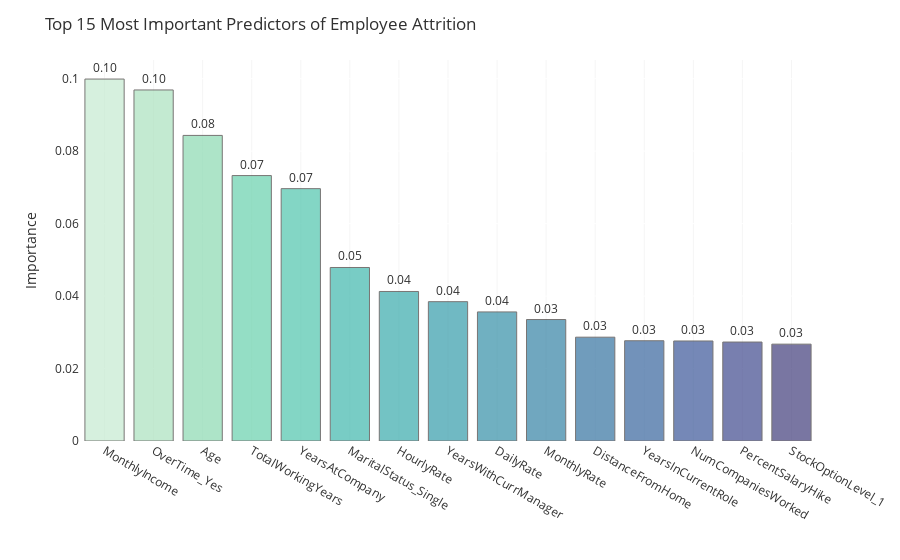

Notebook cell for this chart:
### Markdown cell above
Using cross-validation to tune the parameters, the random forest model with the best Area Under the Curve grows to a maximum depth of no more than 7 splits in each tree. The subset of features considered when looking for the best split is the squareroot of the total number of features. In addition, at least 5 samples are required to split an internal node with a minimum of 4 samples in each leaf node.

### Code cell
col=sns.color_palette("mako", 20).as_hex()[::-1]
feat=pd.DataFrame({"Importance": rf_cv.best_estimator_.feature_importances_}, index=X_train.columns
                 ).sort_values(by="Importance")
plot_df=feat.nlargest(15, columns='Importance').sort_values(by="Importance", ascending=False)
fig = px.bar(plot_df, x=plot_df.index, y='Importance', text='Importance', 
             color=plot_df.index, opacity=0.7, color_discrete_sequence=col)
fig.update_traces(texttemplate='%{text:.2f}', textposition='outside',
                  marker_line=dict(width=1, color='#3F3B3A'), 
                  hovertemplate='%{x}<br>Importance = %{y:.2f}')
fig.update_layout(title_text='Top 15 Most Important Predictors of Employee Attrition', 
                  coloraxis_showscale=False, showlegend=False,font_color="#303030", height = 500,
                  paper_bgcolor='white', plot_bgcolor='white', yaxis_title="Importance", 
                  xaxis = dict(title="", showgrid=True, gridcolor="#f5f5f5"))
fig.show()

### Figure 1 — Plotly figure (JSON) as saved in the notebook; plotly's stock layout.template omitted (floating-point values rounded to 4 significant figures)
{"data": [{"alignmentgroup": "True", "hovertemplate": "%{x}<br>Importance = %{y:.2f}", "legendgroup": "MonthlyIncome", "marker": {"color": "#c6ebd1", "line": {"color": "#3F3B3A", "width": 1}, "opacity": 0.7, "pattern": {"shape": ""}}, "name": "MonthlyIncome", "offsetgroup": "MonthlyIncome", "orientation": "v", "showlegend": true, "text": [0.09989], "textposition": "outside", "texttemplate": "%{text:.2f}", "type": "bar", "x": ["MonthlyIncome"], "xaxis": "x", "y": [0.09989], "yaxis": "y"}, {"alignmentgroup": "True", "hovertemplate": "%{x}<br>Importance = %{y:.2f}", "legendgroup": "OverTime_Yes", "marker": {"color": "#abe2be", "line": {"color": "#3F3B3A", "width": 1}, "opacity": 0.7, "pattern": {"shape": ""}}, "name": "OverTime_Yes", "offsetgroup": "OverTime_Yes", "orientation": "v", "showlegend": true, "text": [0.09688], "textposition": "outside", "texttemplate": "%{text:.2f}", "type": "bar", "x": ["OverTime_Yes"], "xaxis": "x", "y": [0.09688], "yaxis": "y"}, {"alignmentgroup": "True", "hovertemplate": "%{x}<br>Importance = %{y:.2f}", "legendgroup": "Age", "marker": {"color": "#8bdab2", "line": {"color": "#3F3B3A", "width": 1}, "opacity": 0.7, "pattern": {"shape": ""}}, "name": "Age", "offsetgroup": "Age", "orientation": "v", "showlegend": true, "text": [0.08434], "textposition": "outside", "texttemplate": "%{text:.2f}", "type": "bar", "x": ["Age"], "xaxis": "x", "y": [0.08434], "yaxis": "y"}, {"alignmentgroup": "True", "hovertemplate": "%{x}<br>Importance = %{y:.2f}", "legendgroup": "TotalWorkingYears", "marker": {"color": "#68d1ad", "line": {"color": "#3F3B3A", "width": 1}, "opacity": 0.7, "pattern": {"shape": ""}}, "name": "TotalWorkingYears", "offsetgroup": "TotalWorkingYears", "orientation": "v", "showlegend": true, "text": [0.07325], "textposition": "outside", "texttemplate": "%{text:.2f}", "type": "bar", "x": ["TotalWorkingYears"], "xaxis": "x", "y": [0.07325], "yaxis": "y"}, {"alignmentgroup": "True", "hovertemplate": "%{x}<br>Importance = %{y:.2f}", "legendgroup": "YearsAtCompany", "marker": {"color": "#4fc5ad", "line": {"color": "#3F3B3A", "width": 1}, "opacity": 0.7, "pattern": {"shape": ""}}, "name": "YearsAtCompany", "offsetgroup": "YearsAtCompany", "orientation": "v", "showlegend": true, "text": [0.06965], "textposition": "outside", "texttemplate": "%{text:.2f}", "type": "bar", "x": ["YearsAtCompany"], "xaxis": "x", "y": [0.06965], "yaxis": "y"}, {"alignmentgroup": "True", "hovertemplate": "%{x}<br>Importance = %{y:.2f}", "legendgroup": "MaritalStatus_Single", "marker": {"color": "#40b7ad", "line": {"color": "#3F3B3A", "width": 1}, "opacity": 0.7, "pattern": {"shape": ""}}, "name": "MaritalStatus_Single", "offsetgroup": "MaritalStatus_Single", "orientation": "v", "showlegend": true, "text": [0.04789], "textposition": "outside", "texttemplate": "%{text:.2f}", "type": "bar", "x": ["MaritalStatus_Single"], "xaxis": "x", "y": [0.04789], "yaxis": "y"}, {"alignmentgroup": "True", "hovertemplate": "%{x}<br>Importance = %{y:.2f}", "legendgroup": "HourlyRate", "marker": {"color": "#38aaac", "line": {"color": "#3F3B3A", "width": 1}, "opacity": 0.7, "pattern": {"shape": ""}}, "name": "HourlyRate", "offsetgroup": "HourlyRate", "orientation": "v", "showlegend": true, "text": [0.04127], "textposition": "outside", "texttemplate": "%{text:.2f}", "type": "bar", "x": ["HourlyRate"], "xaxis": "x", "y": [0.04127], "yaxis": "y"}, {"alignmentgroup": "True", "hovertemplate": "%{x}<br>Importance = %{y:.2f}", "legendgroup": "YearsWithCurrManager", "marker": {"color": "#359caa", "line": {"color": "#3F3B3A", "width": 1}, "opacity": 0.7, "pattern": {"shape": ""}}, "name": "YearsWithCurrManager", "offsetgroup": "YearsWithCurrManager", "orientation": "v", "showlegend": true, "text": [0.03846], "textposition": "outside", "texttemplate": "%{text:.2f}", "type": "bar", "x": ["YearsWithCurrManager"], "xaxis": "x", "y": [0.03846], "yaxis": "y"}, {"alignmentgroup": "True", "hovertemplate": "%{x}<br>Importance = %{y:.2f}", "legendgroup": "DailyRate", "marker": {"color": "#348fa7", "line": {"color": "#3F3B3A", "width": 1}, "opacity": 0.7, "pattern": {"shape": ""}}, "name": "DailyRate", "offsetgroup": "DailyRate", "orientation": "v", "showlegend": true, "text": [0.03563], "textposition": "outside", "texttemplate": "%{text:.2f}", "type": "bar", "x": ["DailyRate"], "xaxis": "x", "y": [0.03563], "yaxis": "y"}, {"alignmentgroup": "True", "hovertemplate": "%{x}<br>Importance = %{y:.2f}", "legendgroup": "MonthlyRate", "marker": {"color": "#3482a4", "line": {"color": "#3F3B3A", "width": 1}, "opacity": 0.7, "pattern": {"shape": ""}}, "name": "MonthlyRate", "offsetgroup": "MonthlyRate", "orientation": "v", "showlegend": true, "text": [0.03353], "textposition": "outside", "texttemplate": "%{text:.2f}", "type": "bar", "x": ["MonthlyRate"], "xaxis": "x", "y": [0.03353], "yaxis": "y"}, {"alignmentgroup": "True", "hovertemplate": "%{x}<br>Importance = %{y:.2f}", "legendgroup": "DistanceFromHome", "marker": {"color": "#3573a1", "line": {"color": "#3F3B3A", "width": 1}, "opacity": 0.7, "pattern": {"shape": ""}}, "name": "DistanceFromHome", "offsetgroup": "DistanceFromHome", "orientation": "v", "showlegend": true, "text": [0.02865], "textposition": "outside", "texttemplate": "%{text:.2f}", "type": "bar", "x": ["DistanceFromHome"], "xaxis": "x", "y": [0.02865], "yaxis": "y"}, {"alignmentgroup": "True", "hovertemplate": "%{x}<br>Importance = %{y:.2f}", "legendgroup": "YearsInCurrentRole", "marker": {"color": "#37659e", "line": {"color": "#3F3B3A", "width": 1}, "opacity": 0.7, "pattern": {"shape": ""}}, "name": "YearsInCurrentRole", "offsetgroup": "YearsInCurrentRole", "orientation": "v", "showlegend": true, "text": [0.02767], "textposition": "outside", "texttemplate": "%{text:.2f}", "type": "bar", "x": ["YearsInCurrentRole"], "xaxis": "x", "y": [0.02767], "yaxis": "y"}, {"alignmentgroup": "True", "hovertemplate": "%{x}<br>Importance = %{y:.2f}", "legendgroup": "NumCompaniesWorked", "marker": {"color": "#3b5799", "line": {"color": "#3F3B3A", "width": 1}, "opacity": 0.7, "pattern": {"shape": ""}}, "name": "NumCompaniesWorked", "offsetgroup": "NumCompaniesWorked", "orientation": "v", "showlegend": true, "text": [0.0276], "textposition": "outside", "texttemplate": "%{text:.2f}", "type": "bar", "x": ["NumCompaniesWorked"], "xaxis": "x", "y": [0.0276], "yaxis": "y"}, {"alignmentgroup": "True", "hovertemplate": "%{x}<br>Importance = %{y:.2f}", "legendgroup": "PercentSalaryHike", "marker": {"color": "#40498e", "line": {"color": "#3F3B3A", "width": 1}, "opacity": 0.7, "pattern": {"shape": ""}}, "name": "PercentSalaryHike", "offsetgroup": "PercentSalaryHike", "orientation": "v", "showlegend": true, "text": [0.02731], "textposition": "outside", "texttemplate": "%{text:.2f}", "type": "bar", "x": ["PercentSalaryHike"], "xaxis": "x", "y": [0.02731], "yaxis": "y"}, {"alignmentgroup": "True", "hovertemplate": "%{x}<br>Importance = %{y:.2f}", "legendgroup": "StockOptionLevel_1", "marker": {"color": "#413d7b", "line": {"color": "#3F3B3A", "width": 1}, "opacity": 0.7, "pattern": {"shape": ""}}, "name": "StockOptionLevel_1", "offsetgroup": "StockOptionLevel_1", "orientation": "v", "showlegend": true, "text": [0.02673], "textposition": "outside", "texttemplate": "%{text:.2f}", "type": "bar", "x": ["StockOptionLevel_1"], "xaxis": "x", "y": [0.02673], "yaxis": "y"}], "layout": {"autosize": true, "barmode": "relative", "coloraxis": {"showscale": false}, "font": {"color": "#303030"}, "legend": {"title": {"text": "index"}, "tracegroupgap": 0}, "margin": {"t": 60}, "paper_bgcolor": "white", "plot_bgcolor": "white", "showlegend": false, "title": {"text": "Top 15 Most Important Predictors of Employee Attrition"}, "xaxis": {"anchor": "y", "autorange": true, "categoryarray": ["MonthlyIncome", "OverTime_Yes", "Age", "TotalWorkingYears", "YearsAtCompany", "MaritalStatus_Single", "HourlyRate", "YearsWithCurrManager", "DailyRate", "MonthlyRate", "DistanceFromHome", "YearsInCurrentRole", "NumCompaniesWorked", "PercentSalaryHike", "StockOptionLevel_1"], "categoryorder": "array", "domain": [0, 1], "gridcolor": "#f5f5f5", "range": [-0.5, 14.5], "showgrid": true, "title": {"text": ""}, "type": "category"}, "yaxis": {"anchor": "x", "autorange": true, "domain": [0, 1], "range": [0, 0.1052], "title": {"text": "Importance"}, "type": "linear"}}}
